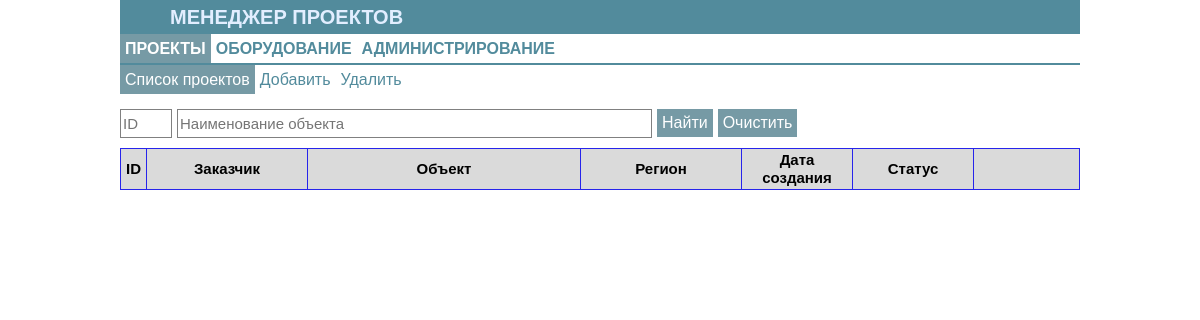
Page /list_prj_form on the earlier database version.
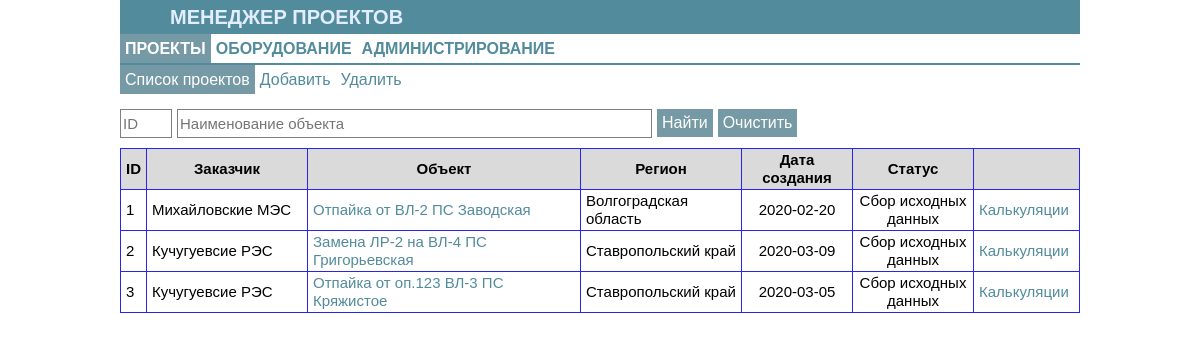
Same page on the later database version.
### tables this page shows
CREATE TABLE prj (
                            id_prj integer not null primary key autoincrement,
                            id_cust integer not null,
                            object text COLLATE NOCASE,
                            id_deliv_reg integer not null,
                            date_creat date,
                            id_status integer not null,
                            foreign key (id_cust) references customer(id_cust),
                            foreign key (id_deliv_reg) references region(id_region),
                            foreign key (id_status) references prj_stat(id_pstat));

CREATE TABLE customer (
                            id_cust integer not null primary key autoincrement,
                            name_customer text not null COLLATE NOCASE,
                            profile text COLLATE NOCASE);

CREATE TABLE region (
                            id_region integer not null primary key,
                            name_region text not null COLLATE NOCASE);

CREATE TABLE prj_stat (
                            id_pstat integer not null primary key autoincrement,
                            name_status text not null COLLATE NOCASE);

### app_equip.py (the view)
@app.route('/')
@app.route('/list_prj_form', methods=['GET','POST'])
def list_prj() -> str:
    dbs = db_sqlite.EquipDB()
    id_prj =''
    object =''
    prj_stat = ''
    result = dbs.get_prj(
                         id = id_prj, object = object, stat = prj_stat,
                         foreign_key=False)
    return render_template('list_prj_form.html', the_title='CПИСОК ПРОЕКТОВ',
                           the_results=result, the_part1='prj',
                           the_part2='prj')

### db_sqlite.py (called while the page is built)
def sqlite_lower(value_):
    return value_.lower()

### templates/list_prj_form.html (shortened to what this page needs)
{% extends 'base_prj.html' %}
{% block body %}
<form method='POST' action='/list_prj_form'>
    <div class="div_float">
        <input class='input_filtr' name='search_id' type='TEXT' value='' placeholder="ID" size="3">
    </div>
    <div class="div_float">
        <input class='input_filtr' name='search_name_prj' type='TEXT' value="" placeholder="Наименование объекта" size="50">
    </div>
    <div class="div_float">
        <input class='form_button' value='Найти' type='SUBMIT'>
    </div>
    <div class="div_float">
        <input class='form_button' value='Очистить' type='Reset'>
    </div>
</form>
<table class="table">
<thead>
    <tr>
        <td width=10px>ID</td>
        <td width=150px align='center'>Заказчик</td>
        <td align='center'>Объект</td>
        <td width=150px align='center'>Регион</td>
        <td width=100px align='center'>Дата создания</td>
        <td width=110px align='center'>Статус</td>
        <td width=95px> </td>
    </tr>
</thead>
<tbody>
    {% for i in the_results %}
        <tr>
            <td>{{i[0]}}</td>
            <td>{{i[1]}}</td>
            <td><a class="a_nav" href="/upd_prj_form?id={{i[0]}}">{{i[2]}}</a></td>
            <td>{{i[3]}}</td>
            <td align='center'>{{i[4]}}</td>
            <td align='center'>{{i[5]}}</td>
            <td><a class="a_nav" href="/prj_calc_form?id={{i[0]}}">Калькуляции</a></td>
        </tr>
    {% endfor %}
</tbody>
</table>
{% endblock %}

Differences in the rows shown:
added prj: id_prj "1", name_customer "Михайловские МЭС", object "Отпайка от ВЛ-2 ПС Заводская", name_region "Волгоградская область", date_creat "2020-02-20", name_status "Сбор исходных данных"
added prj: id_prj "2", name_customer "Кучугуевсие РЭС", object "Замена ЛР-2 на ВЛ-4 ПС Григорьевская", name_region "Ставропольский край", date_creat "2020-03-09", name_status "Сбор исходных данных"
added prj: id_prj "3", name_customer "Кучугуевсие РЭС", object "Отпайка от оп.123 ВЛ-3 ПС Кряжистое", name_region "Ставропольский край", date_creat "2020-03-05", name_status "Сбор исходных данных"
